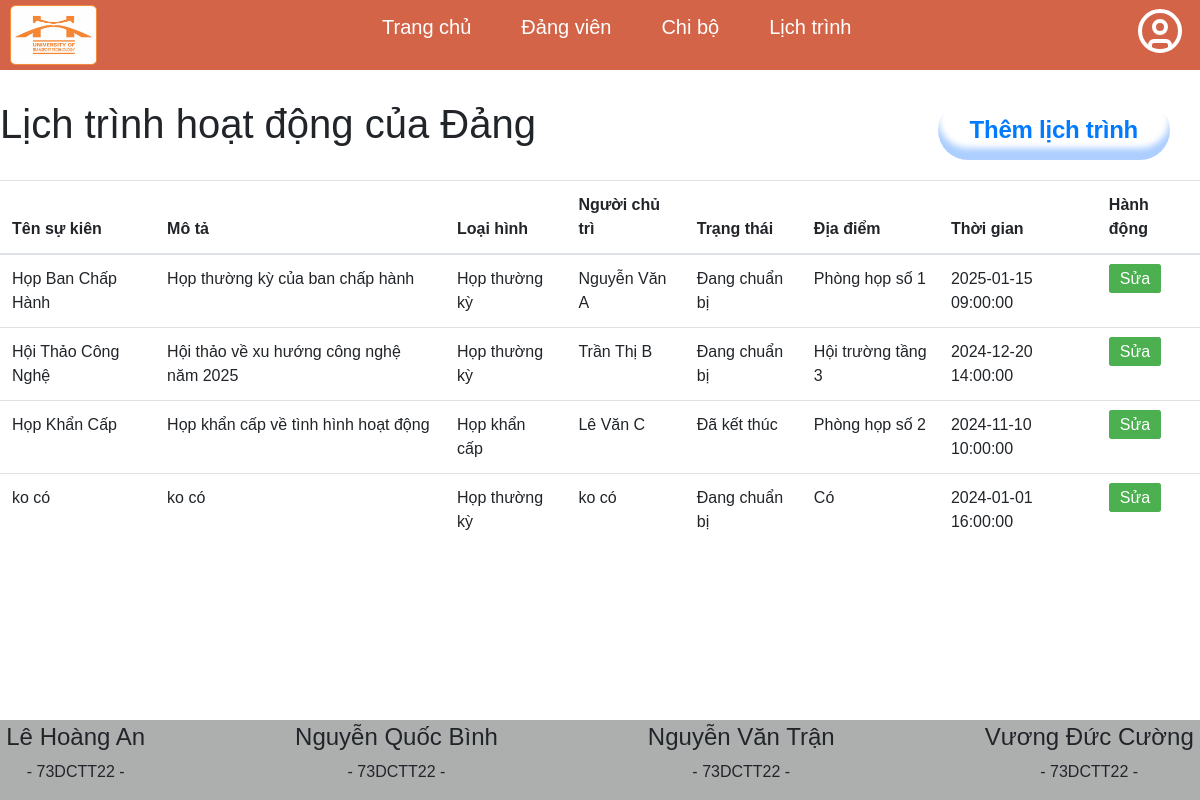
Page /admin/lich_trinh.php on the committed database.
### tables this page shows
CREATE TABLE `lichtrinh` (
  `maLichTrinh` varchar(50) NOT NULL,
  `tenSuKien` varchar(255) NOT NULL,
  `moTa` text NOT NULL,
  `loaiHinh` varchar(100) NOT NULL,
  `nguoiChuTri` varchar(255) NOT NULL,
  `trangThai` varchar(50) NOT NULL,
  `diaDiem` varchar(255) NOT NULL,
  `thoiGian` datetime NOT NULL
);

### admin/lich_trinh.php (called while the page is built)
<?php
include "../view/header.php";
include "DanhSach/lich_trinh.php";
include "../view/footer.php";;
?>

### admin/DanhSach/lich_trinh.php (the view, shortened to what this page needs)
<?php
    require "Config/connect_db.php";
    $sql = "SELECT * FROM lichtrinh";
    $result = $conn->query($sql);
?>
<div>
    <div class="heading" style="display: flex; justify-content: space-between; margin-top: 30px">
        <h1>Lịch trình hoạt động của Đảng</h1>
        <button class="button-73" style="margin-right: 30px;">
            <a href="ChucNang/form_add_edit_lich_trinh.php" style="text-decoration: none;">Thêm lịch trình</a>
        </button>
    </div>
    <table class="table" style="margin-top: 20px;">
  <thead>
    <tr>
      <th scope="col">Tên sự kiên</th>
      <th scope="col">Mô tả</th>
      <th scope="col">Loại hình</th>
      <th scope="col">Người chủ trì</th>
      <th scope="col">Trạng thái</th>
      <th scope="col">Địa điểm</th>
      <th scope="col">Thời gian</th>
      <th scope="col">Hành động</th>
    </tr>
  </thead>
  <tbody>
    <?php
    if ($result->num_rows > 0) {
        while ($row = $result->fetch_assoc()) {
            echo "<tr>";
            echo "<td>" . $row['tenSuKien'] . "</td>";
            echo "<td>" . $row['moTa'] . "</td>";
            echo "<td>" . $row['loaiHinh'] . "</td>";
            echo "<td>" . $row['nguoiChuTri'] . "</td>";
            echo "<td>" . $row['trangThai'] . "</td>";
            echo "<td>" . $row['diaDiem'] . "</td>";
            echo "<td>" . $row['thoiGian'] . "</td>";
            echo "<td class='action-buttons'>";
            echo "<a href='../admin/ChucNang/form_add_edit_lich_trinh.php?maLichTrinh=" . $row['maLichTrinh'] . "' class='edit'>Sửa</a>";
            echo "</td>";
            echo "</tr>";
        }
    } else {
        echo "<tr><td colspan='11'>Không có dữ liệu</td></tr>";
    }
    ?>
  </tbody>
</table>
</div>

### css/danhsach.css (style rules this page uses)
* { box-sizing: border-box; padding: 0; margin: 0; font-family: sans-serif; }

### admin/DanhSach/lich_trinh.php (style rules this page uses)
.action-buttons a { text-decoration: none; padding: 5px 10px; border-radius: 3px; margin-right: 5px; color: white; }
.action-buttons .edit { background-color: #4CAF50; border: 1px solid #4CAF50; }
.button-73 { appearance: none; background-color: #FFFFFF; border-radius: 40em; border-style: none; box-shadow: #ADCFFF 0 -12px 6px inset; box-sizing: border-box; color: #000000; cursor: pointer; display: inline-block; font-family: -apple-system,sans-serif; font-size: 24px; font-weight: 700; letter-spacing: -.24px; margin: 0; outline: none; padding: 20px 30px; quotes: auto; text-align: center; text-decoration: none; transition: all .15s; user-select: none; -webkit-user-select: none; touch-action: manipulation; }
@media (min-width: 768px) { .button-73 { font-size: 1.5rem; padding: .75rem 2rem; } }

### rows in the picture
lichtrinh: tenSuKien "Họp Ban Chấp Hành", moTa "Họp thường kỳ của ban chấp hành", loaiHinh "Họp thường kỳ", nguoiChuTri "Nguyễn Văn A", trangThai "Đang chuẩn bị", diaDiem "Phòng họp số 1", thoiGian "2025-01-15 09:00:00"
lichtrinh: tenSuKien "Hội Thảo Công Nghệ", moTa "Hội thảo về xu hướng công nghệ năm 2025", loaiHinh "Họp thường kỳ", nguoiChuTri "Trần Thị B", trangThai "Đang chuẩn bị", diaDiem "Hội trường tầng 3", thoiGian "2024-12-20 14:00:00"
lichtrinh: tenSuKien "Họp Khẩn Cấp", moTa "Họp khẩn cấp về tình hình hoạt động", loaiHinh "Họp khẩn cấp", nguoiChuTri "Lê Văn C", trangThai "Đã kết thúc", diaDiem "Phòng họp số 2", thoiGian "2024-11-10 10:00:00"
lichtrinh: tenSuKien "ko có", moTa "ko có", loaiHinh "Họp thường kỳ", nguoiChuTri "ko có", trangThai "Đang chuẩn bị", diaDiem "Có", thoiGian "2024-01-01 16:00:00"
